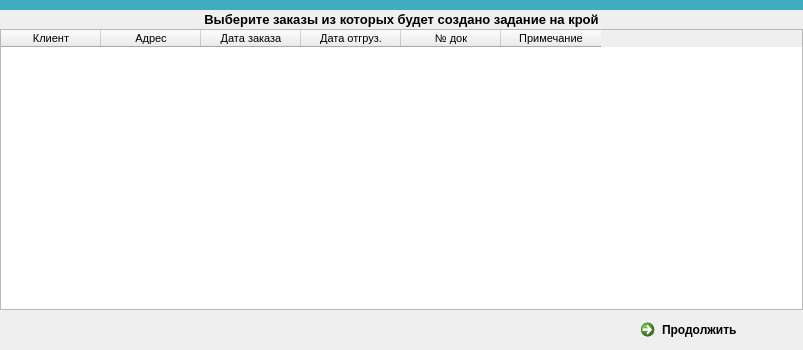
<?xml version="1.0" encoding="UTF-8"?>
<ui version="4.0">
 <class>Dialog</class>
 <widget class="QDialog" name="Dialog">
  <property name="geometry">
   <rect>
    <x>0</x>
    <y>0</y>
    <width>803</width>
    <height>350</height>
   </rect>
  </property>
  <property name="windowTitle">
   <string>Закройный лист</string>
  </property>
  <layout class="QGridLayout" name="gridLayout">
   <property name="leftMargin">
    <number>0</number>
   </property>
   <property name="topMargin">
    <number>0</number>
   </property>
   <property name="rightMargin">
    <number>0</number>
   </property>
   <property name="bottomMargin">
    <number>2</number>
   </property>
   <property name="spacing">
    <number>2</number>
   </property>
   <item row="0" column="0">
    <widget class="QStackedWidget" name="sw_new">
     <property name="frameShape">
      <enum>QFrame::NoFrame</enum>
     </property>
     <property name="frameShadow">
      <enum>QFrame::Sunken</enum>
     </property>
     <property name="lineWidth">
      <number>1</number>
     </property>
     <property name="midLineWidth">
      <number>0</number>
     </property>
     <property name="currentIndex">
      <number>0</number>
     </property>
     <widget class="QWidget" name="page">
      <layout class="QGridLayout" name="gridLayout_2">
       <property name="leftMargin">
        <number>0</number>
       </property>
       <property name="topMargin">
        <number>0</number>
       </property>
       <property name="rightMargin">
        <number>0</number>
       </property>
       <property name="bottomMargin">
        <number>0</number>
       </property>
       <property name="spacing">
        <number>2</number>
       </property>
       <item row="2" column="0">
        <widget class="QTableWidget" name="tw_order">
         <property name="font">
          <font>
           <family>Tahoma</family>
           <pointsize>8</pointsize>
          </font>
         </property>
         <property name="editTriggers">
          <set>QAbstractItemView::NoEditTriggers</set>
         </property>
         <property name="selectionBehavior">
          <enum>QAbstractItemView::SelectRows</enum>
         </property>
         <attribute name="verticalHeaderDefaultSectionSize">
          <number>20</number>
         </attribute>
         <attribute name="verticalHeaderMinimumSectionSize">
          <number>18</number>
         </attribute>
         <column>
          <property name="text">
           <string>Клиент</string>
          </property>
         </column>
         <column>
          <property name="text">
           <string>Адрес</string>
          </property>
         </column>
         <column>
          <property name="text">
           <string>Дата заказа</string>
          </property>
         </column>
         <column>
          <property name="text">
           <string>Дата отгруз.</string>
          </property>
         </column>
         <column>
          <property name="text">
           <string>№ док</string>
          </property>
         </column>
         <column>
          <property name="text">
           <string>Примечание</string>
          </property>
         </column>
        </widget>
       </item>
       <item row="1" column="0">
        <widget class="QLabel" name="label">
         <property name="font">
          <font>
           <family>Tahoma</family>
           <pointsize>10</pointsize>
          </font>
         </property>
         <property name="text">
          <string>&lt;html&gt;&lt;head/&gt;&lt;body&gt;&lt;p align=&quot;center&quot;&gt;&lt;span style=&quot; font-weight:600;&quot;&gt;Выберите заказы из которых будет создано задание на крой&lt;/span&gt;&lt;/p&gt;&lt;/body&gt;&lt;/html&gt;</string>
         </property>
        </widget>
       </item>
       <item row="3" column="0">
        <layout class="QHBoxLayout" name="horizontalLayout">
         <property name="rightMargin">
          <number>2</number>
         </property>
         <item>
          <spacer name="horizontalSpacer">
           <property name="orientation">
            <enum>Qt::Horizontal</enum>
           </property>
           <property name="sizeHint" stdset="0">
            <size>
             <width>40</width>
             <height>20</height>
            </size>
           </property>
          </spacer>
         </item>
         <item>
          <widget class="QCommandLinkButton" name="commandLinkButton">
           <property name="text">
            <string>Продолжить</string>
           </property>
          </widget>
         </item>
        </layout>
       </item>
       <item row="0" column="0">
        <widget class="QWidget" name="sw_new_cut_2" native="true">
         <property name="minimumSize">
          <size>
           <width>0</width>
           <height>10</height>
          </size>
         </property>
         <property name="styleSheet">
          <string notr="true">background-color: rgb(63, 173, 191);</string>
         </property>
        </widget>
       </item>
      </layout>
     </widget>
     <widget class="QWidget" name="page_2">
      <layout class="QGridLayout" name="gridLayout_3">
       <property name="leftMargin">
        <number>0</number>
       </property>
       <property name="topMargin">
        <number>0</number>
       </property>
       <property name="rightMargin">
        <number>0</number>
       </property>
       <property name="bottomMargin">
        <number>0</number>
       </property>
       <property name="spacing">
        <number>2</number>
       </property>
       <item row="3" column="0">
        <layout class="QHBoxLayout" name="horizontalLayout_2">
         <property name="rightMargin">
          <number>2</number>
         </property>
         <item>
          <spacer name="horizontalSpacer_2">
           <property name="orientation">
            <enum>Qt::Horizontal</enum>
           </property>
           <property name="sizeHint" stdset="0">
            <size>
             <width>40</width>
             <height>20</height>
            </size>
           </property>
          </spacer>
         </item>
         <item>
          <widget class="QCommandLinkButton" name="commandLinkButton_2">
           <property name="text">
            <string>Проверить задание на крой</string>
           </property>
          </widget>
         </item>
        </layout>
       </item>
       <item row="2" column="0">
        <widget class="QTableWidget" name="tw_position_list">
         <property name="font">
          <font>
           <family>Tahoma</family>
           <pointsize>8</pointsize>
          </font>
         </property>
         <property name="editTriggers">
          <set>QAbstractItemView::DoubleClicked</set>
         </property>
         <property name="selectionMode">
          <enum>QAbstractItemView::ExtendedSelection</enum>
         </property>
         <property name="selectionBehavior">
          <enum>QAbstractItemView::SelectRows</enum>
         </property>
         <attribute name="verticalHeaderVisible">
          <bool>false</bool>
         </attribute>
         <attribute name="verticalHeaderDefaultSectionSize">
          <number>20</number>
         </attribute>
         <attribute name="verticalHeaderMinimumSectionSize">
          <number>18</number>
         </attribute>
         <column>
          <property name="text">
           <string>Артикул</string>
          </property>
         </column>
         <column>
          <property name="text">
           <string>Размер</string>
          </property>
         </column>
         <column>
          <property name="text">
           <string>Настройка</string>
          </property>
         </column>
         <column>
          <property name="text">
           <string>Сложено</string>
          </property>
         </column>
         <column>
          <property name="text">
           <string>В заказах</string>
          </property>
         </column>
         <column>
          <property name="text">
           <string>Покроить</string>
          </property>
         </column>
         <column>
          <property name="text">
           <string>Ткань</string>
          </property>
         </column>
         <column>
          <property name="text">
           <string/>
          </property>
         </column>
        </widget>
       </item>
       <item row="1" column="0">
        <widget class="QLabel" name="label_2">
         <property name="font">
          <font>
           <family>Tahoma</family>
           <pointsize>10</pointsize>
          </font>
         </property>
         <property name="text">
          <string>&lt;html&gt;&lt;head/&gt;&lt;body&gt;&lt;p align=&quot;center&quot;&gt;&lt;span style=&quot; font-weight:600;&quot;&gt;Выставте нужное колличество артикулов (вычитая остатки)&lt;/span&gt;&lt;/p&gt;&lt;/body&gt;&lt;/html&gt;</string>
         </property>
        </widget>
       </item>
       <item row="0" column="0">
        <widget class="QWidget" name="sw_new_cut" native="true">
         <property name="minimumSize">
          <size>
           <width>0</width>
           <height>10</height>
          </size>
         </property>
         <property name="styleSheet">
          <string notr="true">background-color: rgb(63, 173, 191);</string>
         </property>
        </widget>
       </item>
      </layout>
     </widget>
     <widget class="QWidget" name="page_3">
      <layout class="QGridLayout" name="gridLayout_4">
       <property name="leftMargin">
        <number>0</number>
       </property>
       <property name="topMargin">
        <number>0</number>
       </property>
       <property name="rightMargin">
        <number>0</number>
       </property>
       <property name="bottomMargin">
        <number>0</number>
       </property>
       <property name="spacing">
        <number>2</number>
       </property>
       <item row="1" column="0" colspan="2">
        <widget class="QLabel" name="label_3">
         <property name="font">
          <font>
           <family>Tahoma</family>
           <pointsize>10</pointsize>
          </font>
         </property>
         <property name="text">
          <string>&lt;html&gt;&lt;head/&gt;&lt;body&gt;&lt;p align=&quot;center&quot;&gt;&lt;span style=&quot; font-weight:600;&quot;&gt;Проверьте правильность задания&lt;/span&gt;&lt;/p&gt;&lt;/body&gt;&lt;/html&gt;</string>
         </property>
        </widget>
       </item>
       <item row="4" column="0" colspan="2">
        <layout class="QHBoxLayout" name="horizontalLayout_3">
         <property name="rightMargin">
          <number>2</number>
         </property>
         <item>
          <spacer name="horizontalSpacer_3">
           <property name="orientation">
            <enum>Qt::Horizontal</enum>
           </property>
           <property name="sizeHint" stdset="0">
            <size>
             <width>40</width>
             <height>20</height>
            </size>
           </property>
          </spacer>
         </item>
         <item>
          <widget class="QCommandLinkButton" name="commandLinkButton_3">
           <property name="text">
            <string>Подтвердить</string>
           </property>
          </widget>
         </item>
        </layout>
       </item>
       <item row="0" column="0" colspan="2">
        <widget class="QWidget" name="sw_new_cut_3" native="true">
         <property name="minimumSize">
          <size>
           <width>0</width>
           <height>10</height>
          </size>
         </property>
         <property name="styleSheet">
          <string notr="true">background-color: rgb(63, 173, 191);</string>
         </property>
        </widget>
       </item>
       <item row="3" column="0" colspan="2">
        <widget class="QTableWidget" name="tw_position_list_complete">
         <property name="font">
          <font>
           <family>Tahoma</family>
           <pointsize>8</pointsize>
          </font>
         </property>
         <property name="editTriggers">
          <set>QAbstractItemView::DoubleClicked</set>
         </property>
         <property name="selectionMode">
          <enum>QAbstractItemView::NoSelection</enum>
         </property>
         <property name="selectionBehavior">
          <enum>QAbstractItemView::SelectRows</enum>
         </property>
         <attribute name="verticalHeaderVisible">
          <bool>false</bool>
         </attribute>
         <attribute name="verticalHeaderDefaultSectionSize">
          <number>20</number>
         </attribute>
         <attribute name="verticalHeaderMinimumSectionSize">
          <number>18</number>
         </attribute>
         <column>
          <property name="text">
           <string>Артикул</string>
          </property>
         </column>
         <column>
          <property name="text">
           <string>Размер</string>
          </property>
         </column>
         <column>
          <property name="text">
           <string>Настройка</string>
          </property>
         </column>
         <column>
          <property name="text">
           <string>Покроить</string>
          </property>
         </column>
         <column>
          <property name="text">
           <string>Ткань</string>
          </property>
         </column>
        </widget>
       </item>
       <item row="2" column="0">
        <layout class="QHBoxLayout" name="horizontalLayout_5">
         <item>
          <widget class="QLabel" name="label_4">
           <property name="text">
            <string>Названия закрой ного листа</string>
           </property>
          </widget>
         </item>
         <item>
          <widget class="QLineEdit" name="le_name">
           <property name="styleSheet">
            <string notr="true"/>
           </property>
          </widget>
         </item>
         <item>
          <widget class="QLabel" name="label_5">
           <property name="text">
            <string>Дата отгрузки</string>
           </property>
          </widget>
         </item>
         <item>
          <widget class="QDateEdit" name="de_date">
           <property name="calendarPopup">
            <bool>true</bool>
           </property>
          </widget>
         </item>
        </layout>
       </item>
      </layout>
     </widget>
    </widget>
   </item>
  </layout>
 </widget>
 <resources/>
 <connections>
  <connection>
   <sender>commandLinkButton</sender>
   <signal>clicked()</signal>
   <receiver>Dialog</receiver>
   <slot>ui_order_select_comlete()</slot>
   <hints>
    <hint type="sourcelabel">
     <x>714</x>
     <y>326</y>
    </hint>
    <hint type="destinationlabel">
     <x>825</x>
     <y>325</y>
    </hint>
   </hints>
  </connection>
  <connection>
   <sender>commandLinkButton_2</sender>
   <signal>clicked()</signal>
   <receiver>Dialog</receiver>
   <slot>ui_position_complete()</slot>
   <hints>
    <hint type="sourcelabel">
     <x>667</x>
     <y>324</y>
    </hint>
    <hint type="destinationlabel">
     <x>881</x>
     <y>240</y>
    </hint>
   </hints>
  </connection>
  <connection>
   <sender>commandLinkButton_3</sender>
   <signal>clicked()</signal>
   <receiver>Dialog</receiver>
   <slot>ui_complete()</slot>
   <hints>
    <hint type="sourcelabel">
     <x>714</x>
     <y>316</y>
    </hint>
    <hint type="destinationlabel">
     <x>890</x>
     <y>306</y>
    </hint>
   </hints>
  </connection>
 </connections>
 <slots>
  <slot>ui_order_select_comlete()</slot>
  <slot>ui_position_complete()</slot>
  <slot>ui_complete()</slot>
 </slots>
</ui>
